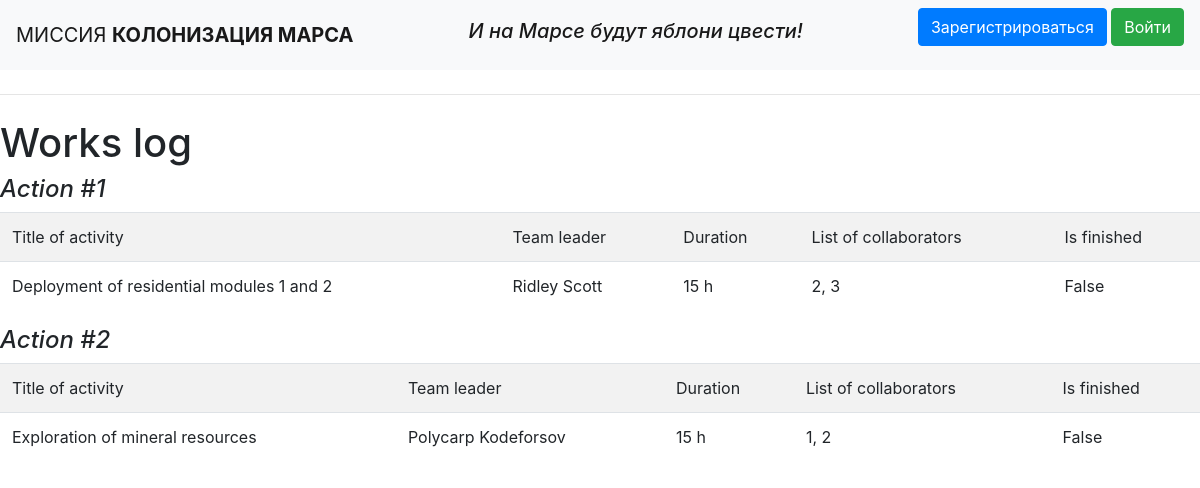
The page / on the database its author committed.
### data/jobs.py (models this page shows)
class Jobs(SqlAlchemyBase):
    __tablename__ = 'jobs'
    id = sqlalchemy.Column(sqlalchemy.Integer, primary_key=True, autoincrement=True)
    team_leader = sqlalchemy.Column(sqlalchemy.Integer, sqlalchemy.ForeignKey("users.id"))
    job = sqlalchemy.Column(sqlalchemy.String)
    work_size = sqlalchemy.Column(sqlalchemy.Integer)
    collaborators = sqlalchemy.Column(sqlalchemy.String)
    start_date = sqlalchemy.Column(sqlalchemy.DateTime, default=datetime.datetime.now)
    end_date = sqlalchemy.Column(sqlalchemy.DateTime)
    is_finished = sqlalchemy.Column(sqlalchemy.Boolean)
    user = orm.relationship('User')

### data/users.py (models this page shows, shortened)
class User(SqlAlchemyBase, UserMixin):
    __tablename__ = 'users'
    id = sqlalchemy.Column(sqlalchemy.Integer, primary_key=True, autoincrement=True)
    surname = sqlalchemy.Column(sqlalchemy.String)
    name = sqlalchemy.Column(sqlalchemy.String)
    age = sqlalchemy.Column(sqlalchemy.Integer)
    position = sqlalchemy.Column(sqlalchemy.String)
    speciality = sqlalchemy.Column(sqlalchemy.String)
    address = sqlalchemy.Column(sqlalchemy.String)
    email = sqlalchemy.Column(sqlalchemy.String, unique=True)
    hashed_password = sqlalchemy.Column(sqlalchemy.String)
    modified_date = sqlalchemy.Column(sqlalchemy.DateTime, default=datetime.datetime.now)

### main.py (the view)
@app.route("/")
def index():
    db_sess = db_session.create_session()
    tls = [db_sess.query(User).filter(User.id == j.team_leader).first() for j in db_sess.query(Jobs)]
    return render_template("index.html", jobs=db_sess.query(Jobs), tls=tls)

### data/db_session.py (called while the page is built)
def create_session() -> Session:
    global __factory
    return __factory()

### templates/index.html
{% extends "base.html" %}
{% block content %}
    <h1>Works log</h1>
{% for job in jobs%}
<h4><i>Action #{{job.id}}</i></h4>
<table class="table table-striped">
		<tr>
			<td>Title of activity</td>
			<td>Team leader</td>
            <td>Duration</td>
            <td>List of collaborators</td>
            <td>Is finished</td>
		</tr>
		<tr>
			<td>{{job.job}}</td>
			<td>{{tls[loop.index - 1].name}} {{tls[loop.index - 1].surname}}</td>
            <td>{{job.work_size}} h</td>
            <td>{{job.collaborators}}</td>
            <td>{{job.is_finished}}</td>
		</tr>
</table>
{% endfor %}
{% endblock %}

### templates/base.html (shortened to what this page needs)
<!DOCTYPE html>
<html lang="en">
<head>
    <link rel="stylesheet"
          href="https://stackpath.bootstrapcdn.com/bootstrap/4.4.1/css/bootstrap.min.css"
>
</head>
<body>
<header>
    <nav class="navbar navbar-light bg-light">
        <a class="navbar-brand" href="#">МИССИЯ <b>КОЛОНИЗАЦИЯ МАРСА</b></a>
        <h4><i><a class="navbar-brand" href="#">И на Марсе будут яблони цвести!</a></i></h4>
        {% if current_user.is_authenticated %}
        <a class="navbar-brand" href="/logout">{{ current_user.name }}</a>
        {% else %}
        <p>
            <a class="btn btn-primary " href="/register">Зарегистрироваться</a>
            <a class="btn btn-success" href="/login">Войти</a>
        </p>
        {% endif %}
    </nav>
</header>
</body>
<hr class="my-4">
{% block content %}{% endblock %}
</html>

### rows shown on the page
Jobs: id "1", job "Deployment of residential modules 1 and 2", work_size "15", collaborators "2, 3", is_finished "False"
User: name "Ridley", surname "Scott"
Jobs: id "2", job "Exploration of mineral resources", work_size "15", collaborators "1, 2", is_finished "False"
User: name "Polycarp", surname "Kodeforsov"
